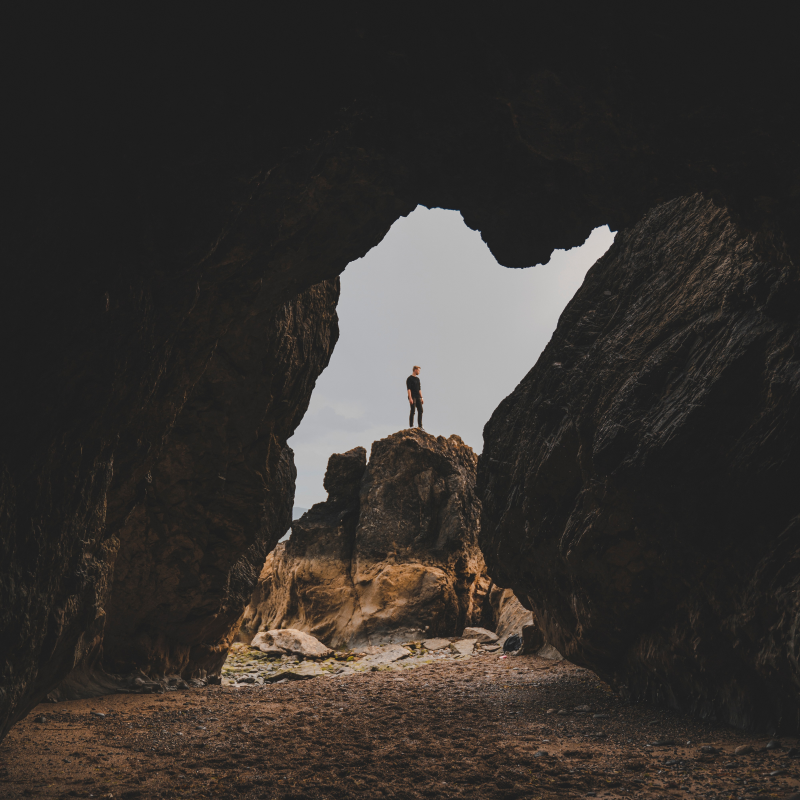
#> input picture Arithmetic Operations/rock.jpg, 4000 x 4000 px (shown at 1/5 size)
$ jupyter execute Arithmectic_Operations.ipynb
#> lines starting #> are read from the running program, lines starting #| are printed output that depends on the picture
# Operasi Aritmatika pada Citra

Aritmatika citra mengacu pada operasi aritmatika pada citra. Setiap dilakukannya operasi aritmatika pada citra, **operasi dilakukan pada nilai piksel citra secara individual**. Operasi aritmatika akan dilakukan dengan menggunakan dua citra yang bersumber dari *website unsplash* sebagai berikut.

## Citra yang akan Digunakan

|Image 1|Image 2|
|:-:|:-:|
|[](https://postimg.cc/McTKxHLH)|[](https://postimg.cc/Wdps6tT8)|

[cell 1]
# working directory
import os
os.getcwd()

## Read and Resize Images

[cell 2]
# import libraries
import cv2
import matplotlib.pyplot as plt
import numpy as np

[cell 3]
# reading images
img1 = cv2.imread('rock.jpg')
#> img1 is the input picture: shape (4000, 4000, 3); mean B, G, R 47.1, 50.4, 54.4
img2 = cv2.imread('beach.jpg')
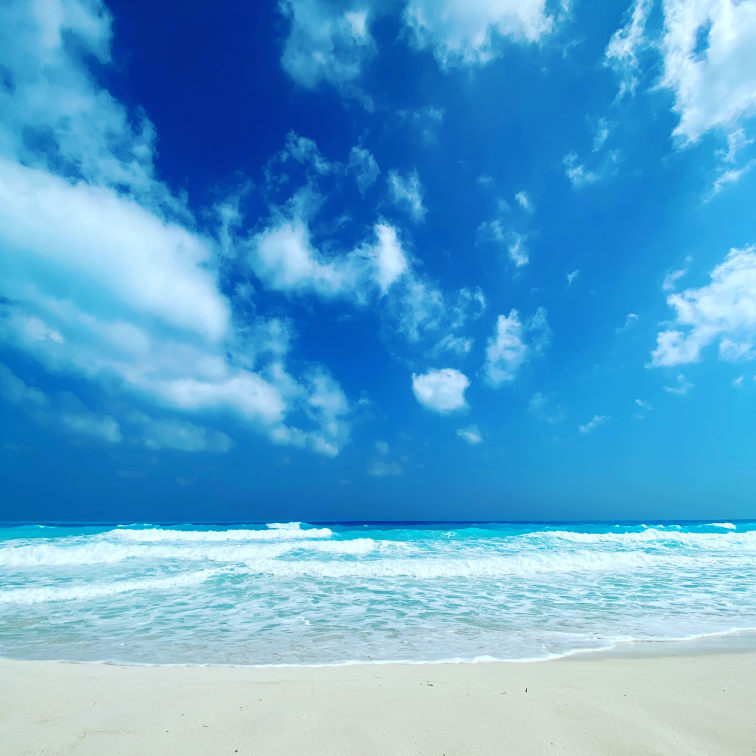
#> input picture Arithmetic Operations/beach.jpg, 3024 x 3024 px (shown at 1/4 size)
#> img2 is the input picture: shape (3024, 3024, 3); mean B, G, R 209.7, 164.4, 91.1
# make the images in the same size
dim = (500, 500)
img1r = cv2.resize(img1, dim)
img2r = cv2.resize(img2, dim)
print(img1r, img2r)
#> (printed output is left out)

Dengan melakukan *input* di atas, kedua citra sudah dimuat dengan **ukuran atau dimensi matriksnya 500 × 500** dan siap untuk dilakukan pemrosesan lebih lanjut.

## Display Images

[cell 4]
# show image using matplotlib.pyplot
# create figure
fig = plt.figure(figsize=(10, 10))

# setting values to rows and column variables
rows = 2
columns = 2

# Adds a subplot at the 1st position
fig.add_subplot(rows, columns, 1)

# showing image
plt.imshow(img1r)
plt.axis('off')
plt.title("Image 1 by matplotlib")

# Adds a subplot at the 2nd position
fig.add_subplot(rows, columns, 2)

# showing image
plt.imshow(img2r)
plt.axis('off')
plt.title("Image 2 by matplotlib")
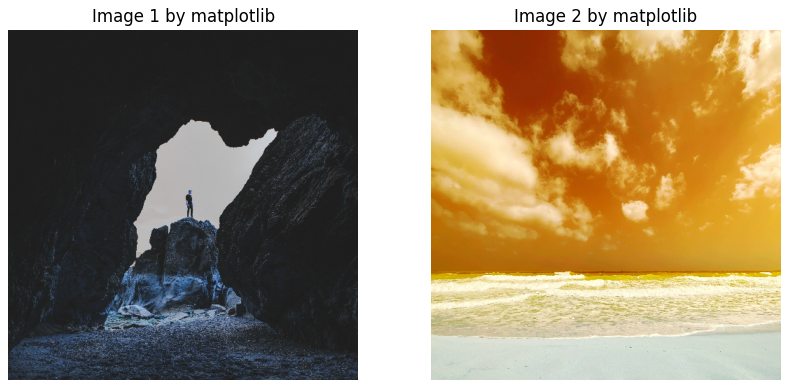
#> figure drawn by matplotlib, 2 panels; B, G, R data is drawn as R, G, B

Ada perbedaan dalam pengurutan piksel di *OpenCV* dan *Matplotlib*. *OpenCV* mengikuti urutan BGR, sementara ***matplotlib* mengikuti urutan RGB**. Oleh karena itu, ketika menampilkan citra yang dimuat di *OpenCV* menggunakan fungsi *matplotlib*, harus dilakukan **pengubahan menjadi mode RGB**.

[cell 5]
# convert to RGB
rgb1 = cv2.cvtColor(img1r, cv2.COLOR_BGR2RGB)
rgb2 = cv2.cvtColor(img2r, cv2.COLOR_BGR2RGB)

Dengan menjalankan *syntax* di atas, **citra telah berubah menjadi mode RGB** sesuai dengan urutan di *matplotlib* dan citra telah sesuai seperti citra aslinya sebagai berikut.

[cell 6]
# show image again using matplotlib.pyplot
# create figure
fig = plt.figure(figsize=(10, 10))

# setting values to rows and column variables
rows = 2
columns = 2

# Adds a subplot at the 1st position
fig.add_subplot(rows, columns, 1)

# showing image
plt.imshow(rgb1)
plt.axis('off')
plt.title("Image 1 by OpenCV")

# Adds a subplot at the 2nd position
fig.add_subplot(rows, columns, 2)

# showing image
plt.imshow(rgb2)
plt.axis('off')
plt.title("Image 2 by OpenCV")

## Describe Images
Dalam melakukan pemrosesan citra (*image processing*), seringkali perlu mengetahui ukuran citra yang dimuat atau ditransformasikan melalui berbagai tahapan.
Saat menggunakan *OpenCV Python*, citra disimpan dalam *NumPy N-dimensional array*. Untuk mendapatkan bentuk atau ukuran citra, digunakan *ndarray.shape* untuk mendapatkan dimensi citra. Kemudian, indeks pada variabel dimensi dapat digunakan untuk mendapatkan lebar (*width*), tinggi (*height*), dan jumlah saluran (*channels*) untuk setiap piksel.
* **Tinggi (*height*)** merepresentasikan jumlah baris piksel dalam citra atau jumlah piksel di setiap kolom citra.
* **Lebar (*width*)** merepresentasikan jumlah kolom piksel dalam citra atau jumlah piksel di setiap baris citra.
* **Jumlah saluran (*channels*)** merepresentasikan jumlah komponen yang digunakan untuk mewakili setiap piksel.

[cell 7]
# describing images
# get dimensions of image
dim1 = img1r.shape
#> dim1 = (500, 500, 3)
dim2 = img1r.shape
#> dim2 = (500, 500, 3)

# height, width, number of channels in images
height1 = img1r.shape[0]
#> height1 = 500
width1 = img1r.shape[1]
#> width1 = 500
channels1 = img1r.shape[2]
#> channels1 = 3

print('Dimension of Image 1   : ',dim1)
#| Dimension of Image 1   :  (500, 500, 3)
print('Height of Image 1      : ',height1)
#| Height of Image 1      :  500
print('Width of Image 1       : ',width1)
#| Width of Image 1       :  500
print('Number of Channels     : ',channels1)
#| Number of Channels     :  3

height2 = img2r.shape[0]
#> height2 = 500
width2 = img2r.shape[1]
#> width2 = 500
channels2 = img2r.shape[2]
#> channels2 = 3

print('Dimension of Image 2   : ',dim2)
#| Dimension of Image 2   :  (500, 500, 3)
print('Height of Image 2      : ',height2)
#| Height of Image 2      :  500
print('Width of Image 2       : ',width2)
#| Width of Image 2       :  500
print('Number of Channels     : ',channels2)
#| Number of Channels     :  3

Metode *shape* objek *array numpy* menemukan jumlah baris (tinggi) dan jumlah kolom (lebar) kedua citranya sebanyak 500 dengan jumlah *channel* sebanyak 3, yaitu R (*Red*), G (*Green*), dan B (*Blue*).

## Image Addition
Operasi penambahan pada citra dapat dilakukan dengan menambahkan dua citra atau menambahkan nilai konstan ke citra. Operasi penambahan pada citra menggunakan *OpenCV* dilakukan dengan memuat *file* citra dan memasukkan *array NumPy N-d* yang didapat setelah memuat citra ke fungsi *cv2.add()* sebagai argumen. Ini adalah operasi tersaturasi yang berarti jika nilai piksel yang dihasilkan lebih besar dari 255 setelah penambahan nilai piksel dari citra input, maka hasil disaturasi menjadi 255 sehingga **nilai piksel apa pun tidak dapat melebihi 255**. Ini disebut *saturation.* Misalnya: 250 + 10 = 260 menjadi 255.

[cell 8]
# Addition of Images
add = cv2.add(img1r, img2r)
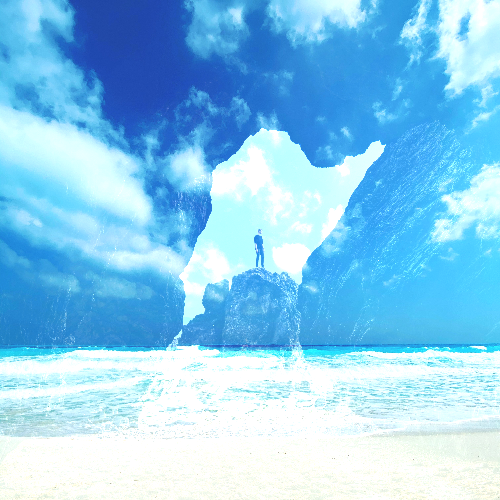
#> add: shape (500, 500, 3); mean B, G, R 239.3, 203.5, 139.6
print(add)
#> (printed output is left out)
addrgb = cv2.cvtColor(add, cv2.COLOR_BGR2RGB)
plt.axis('off')
plt.imshow(addrgb)
plt.show()

Diperoleh penambahan *image img1r* dan *img2r* menghasilkan citra di atas dengan nilai-nilai matriksnya merupakan hasil penjumlahan tiap-tiap elemen kedua matriks yang bersesuaian.

## Image Subtraction
Operasi pengurangan pada citra adalah pengurangan piksel yang mengambil dua citra sebagai *input* dan menghasilkan citra ketiga sebagai *output* yang nilai pikselnya sama dengan citra pertama dikurangi nilai piksel yang sesuai dari citra kedua. Satu citra juga dapat digunakan sebagai input dan semua nilai pikselnya dengan nilai konstan. Beberapa versi operator akan menampilkan perbedaan mutlak antara nilai piksel, daripada keluaran langsung yang ditandai.

Implementasi pengurangan citra bervariasi seperti apa yang operatornya lakukan jika nilai piksel keluaran negatif. Jika format citra mendukung nilai piksel negatif, dalam hal ini, nilai negatifnya dibiarkan saja.
**Jika format citra tidak mendukung nilai piksel negatif, seringkali piksel tersebut dijadikan nol (biasanya hitam).**

Jika pengurangan citra menghitung selisih mutlak dari dua citra masukan yang menggunakan jenis nilai piksel yang sama, maka **nilai piksel keluaran tidak boleh berada di luar rentang yang ditentukan** yang mungkin diwakili oleh jenis piksel citra masukan sehingga masalah ini tidak muncul. Itu sebabnya ada baiknya menggunakan perbedaan absolut.

[cell 9]
# Subtraction of Images
sub = cv2.subtract(img1r, img2r)
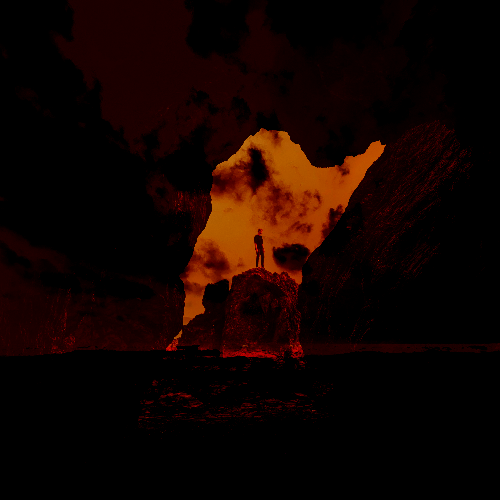
#> sub: shape (500, 500, 3); mean B, G, R 0, 3.7, 18.1
print(sub)
#> (printed output is left out)
subrgb = cv2.cvtColor(sub, cv2.COLOR_BGR2RGB)
plt.axis('off')
plt.imshow(subrgb)
plt.show()

Diperoleh pengurangan *image img1r* dan *img2r* menghasilkan citra di atas dengan nilai-nilai matriksnya merupakan hasil pengurangan tiap-tiap elemen kedua matriks yang bersesuaian.

## Image Multiplication
Seperti operasi aritmatika lainnya pada citra, perkalian citra juga dapat diimplementasikan. Bentuk pertama dari perkalian citra mengambil dua citra masukan dan menghasilkan sebuah citra keluaran dimana nilai pikselnya merupakan perkalian dari nilai piksel yang bersesuaian dari citra masukan, sedangkan bentuk kedua mengambil citra masukan tunggal dan menghasilkan keluaran di mana setiap nilai piksel adalah produk dari nilai piksel yang sesuai dari citra masukan dan konstanta yang ditentukan (faktor penskalaan). Bentuk perkalian citra kedua ini lebih banyak digunakan dan umumnya disebut *scaling.*
Ada beberapa kegunaan penskalaan citra (*scaling*) tetapi secara umum **faktor penskalaan bernilai lebih besar dari satu akan mencerahkan citra dan faktor penskalaan yang kurang dari satu akan menggelapkan citra** dengan catatan bahwa nilai konstan seringkali berupa angka *floating-point*, tergantung pada intensitas citra yang dapat ditingkatkan atau diturunkan. Nilai bisa menjadi negatif jika format citra mendukung hal ini. Jika nilai keluaran dihitung lebih besar dari nilai piksel maksimum yang dibatasi, maka nilai tersebut dipotong pada nilai piksel maksimum yang dibatasi.

[cell 10]
# Multiplication of Images
mult = cv2.multiply(img1r, img2r)
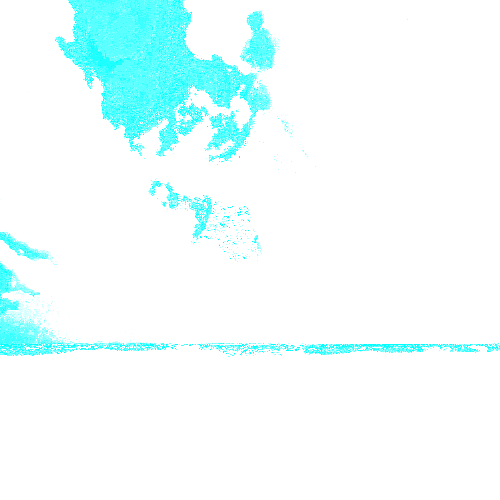
#> mult: shape (500, 500, 3); mean B, G, R 255, 255, 238
print(mult)
#> (printed output is left out)
multrgb = cv2.cvtColor(mult, cv2.COLOR_BGR2RGB)
plt.axis('off')
plt.imshow(multrgb)
plt.show()

Diperoleh perkalian *image img1r* dan *img2r* menghasilkan citra di atas dengan sebagian besar nilai elemen matriksnya mencapai batas maksimum, yaitu nilai 255 yang berwarna putih.

Selain mengalikan antara citra 1 dan 2, perkalian juga dapat dilakukan dengan mengalikan citra dengan skalar seperti yang dilakukan sebagai berikut.

[cell 11]
# Multiplication by Scalar
ms1 = cv2.multiply(img1r, 1.5)
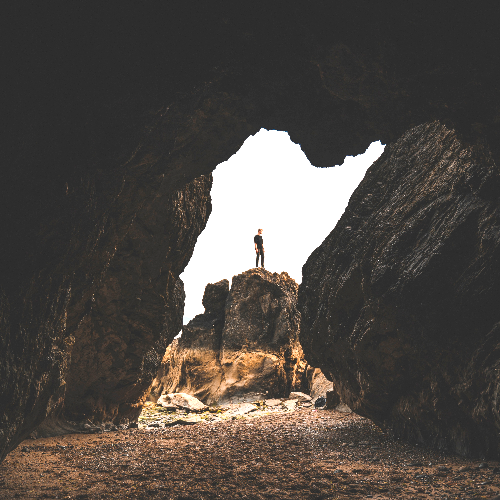
#> ms1: shape (500, 500, 3); mean B, G, R 69.1, 74.2, 80.1
print(ms1)
#> (printed output is left out)
ms1rgb = cv2.cvtColor(ms1, cv2.COLOR_BGR2RGB)
plt.axis('off')
plt.imshow(ms1rgb)
plt.show()
ms2 = cv2.multiply(img2r, 1.5)
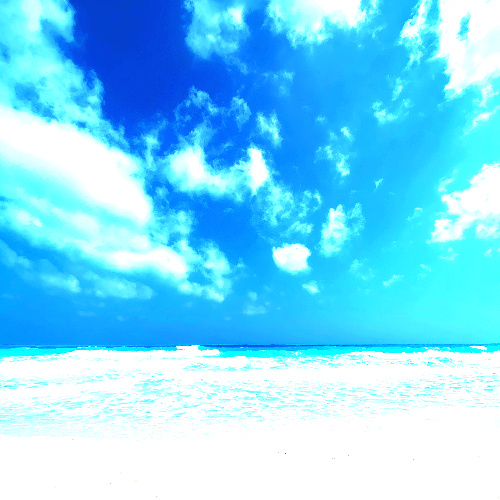
#> ms2: shape (500, 500, 3); mean B, G, R 253.1, 216.9, 124.3
print(ms2)
#> (printed output is left out)
ms2rgb = cv2.cvtColor(ms2, cv2.COLOR_BGR2RGB)
plt.axis('off')
plt.imshow(ms2rgb)
plt.show()

Diperoleh perkalian *image img1r* dan *img2r* dengan nilai 1,5 menghasilkan citra di atas dengan nilai-nilai matriksnya merupakan hasil perkalian tiap-tiap elemen matriks citra dengan nilai 1,5.

## Image Division

[cell 12]
# Division of Images
div = cv2.divide(img1r, img2r)
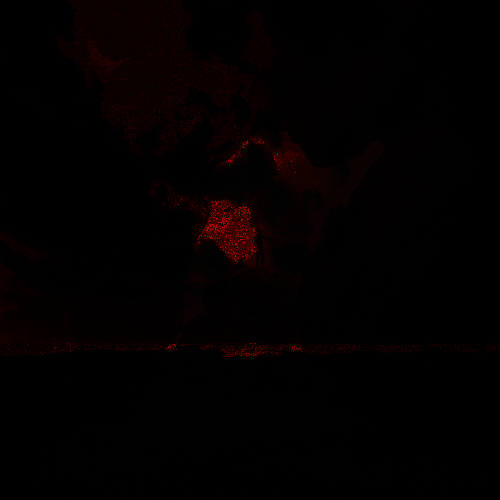
#> div: shape (500, 500, 3); mean B, G, R 0.1, 0.2, 3.3
print(div)
#> (printed output is left out)
divrgb = cv2.cvtColor(div, cv2.COLOR_BGR2RGB)
plt.axis('off')
plt.imshow(divrgb)
plt.show()

Diperoleh pembagian *image img1r* dengan *img2r* menghasilkan citra di atas dengan nilai-nilai matriksnya merupakan hasil penjumlahan tiap-tiap elemen kedua matriks yang bersesuaian.

Selain melakukan pembagian antara citra 1 dan 2, pembagian juga dapat dilakukan dengan membagi citra dengan skalar seperti yang dilakukan sebagai berikut.

[cell 13]
# Division by Scalar
div1 = cv2.divide(img1r, 2)
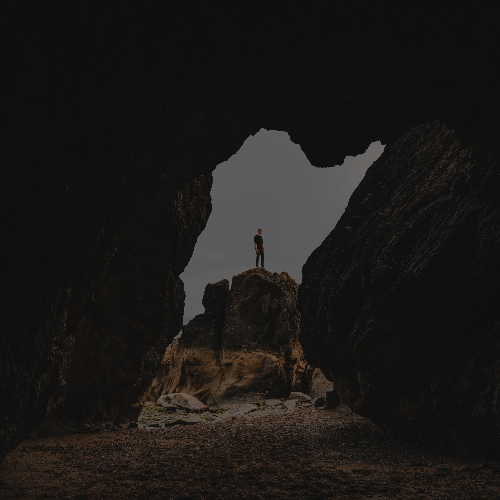
#> div1: shape (500, 500, 3); mean B, G, R 23.6, 25.3, 27.3
print(div1)
#> (printed output is left out)
div1rgb = cv2.cvtColor(div1, cv2.COLOR_BGR2RGB)
plt.axis('off')
plt.imshow(div1rgb)
plt.show()
div2 = cv2.divide(img2r, 2)
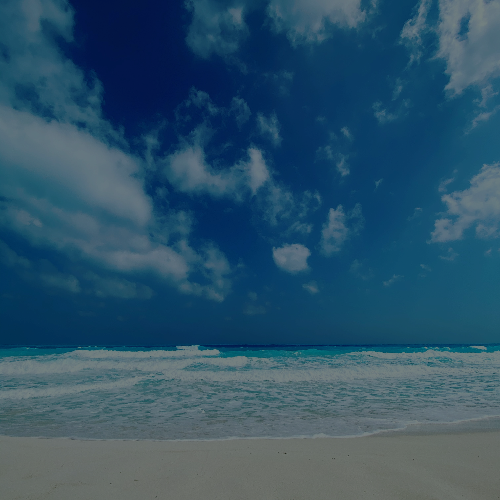
#> div2: shape (500, 500, 3); mean B, G, R 104.8, 82.1, 45.5
print(div2)
#> (printed output is left out)
div2rgb = cv2.cvtColor(div2, cv2.COLOR_BGR2RGB)
plt.axis('off')
plt.imshow(div2rgb)
plt.show()
